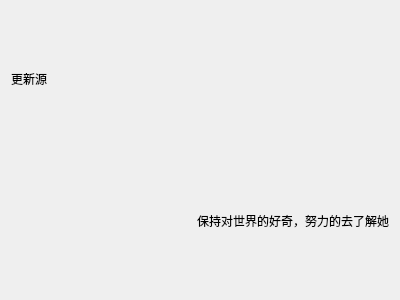
<?xml version="1.0" encoding="UTF-8"?>
<ui version="4.0">
 <class>HelpWindows</class>
 <widget class="QWidget" name="HelpWindows">
  <property name="geometry">
   <rect>
    <x>0</x>
    <y>0</y>
    <width>400</width>
    <height>300</height>
   </rect>
  </property>
  <property name="windowTitle">
   <string>HelpWindows</string>
  </property>
  <layout class="QGridLayout" name="gridLayout">
   <item row="0" column="0">
    <widget class="QLabel" name="lb_UpdateSoouce">
     <property name="text">
      <string>更新源</string>
     </property>
    </widget>
   </item>
   <item row="1" column="1">
    <widget class="QLabel" name="label">
     <property name="text">
      <string>保持对世界的好奇，努力的去了解她</string>
     </property>
    </widget>
   </item>
  </layout>
 </widget>
 <layoutdefault spacing="6" margin="11"/>
 <resources/>
 <connections/>
</ui>
